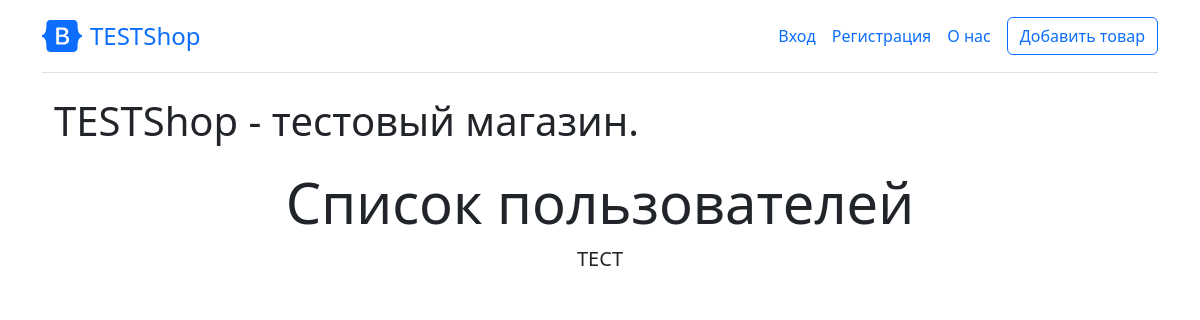
Before: /about with the older database file.
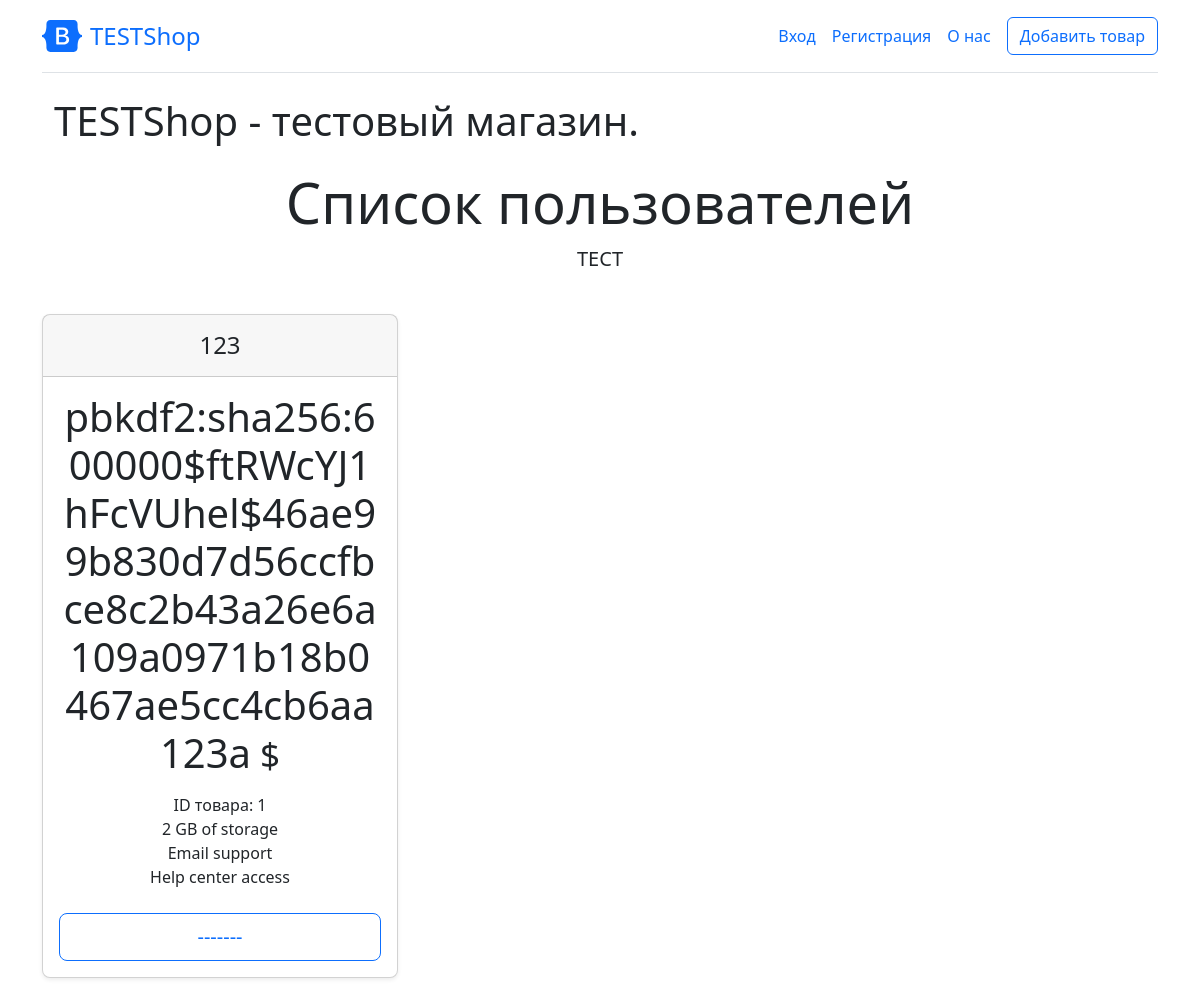
After: the same page with the newer database file.
### carcass/config.py (models this page shows)
class User(db.Model, UserMixin):
    id = db.Column(db.Integer, primary_key=True)
    login = db.Column(db.String, unique=True, nullable=False)
    password = db.Column(db.String, nullable=False)

### carcass/handlers.py (the view)
@app.route("/about")
def about():
    users = User.query.order_by(User.login).all()
    return render_template("about.html",
                           data=users)

### carcass/templates/about.html (shortened to what this page needs)
{% extends "base.html" %}
{% block body %}
<div class="container">
    <h1>TESTShop - тестовый магазин.</h1>
</div>
    <div class="pricing-header p-3 pb-md-4 mx-auto text-center">
      <h1 class="display-4 fw-normal">Список пользователей</h1>
      <p class="fs-5 text-body-secondary">ТЕСТ</p>
    </div>
    <div class="row row-cols-1 row-cols-md-3 mb-3 text-center">
        {% for el in data %}
        <div class="col">
          <div class="card mb-4 rounded-3 shadow-sm">
            <div class="card-header py-3">
              <h4 class="my-0 fw-normal">{{ el.login }}</h4>
            </div>
            <div class="card-body">
              <h1 class="card-title pricing-card-title">{{ el.password }}<small class="text-body-secondary fw-light"> $</small></h1>
              <ul class="list-unstyled mt-3 mb-4">
                <li>ID товара: {{ el.id }}</li>
                <li>2 GB of storage</li>
                <li>Email support</li>
                <li>Help center access</li>
              </ul>
            <a href="/buy/{{ el.id }}" class="w-100 btn btn-lg btn-outline-primary">-------</a>
            </div>
          </div>
        </div>
        {% endfor %}
    </div>
{% endblock %}

### carcass/templates/base.html (shortened to what this page needs)
<!DOCTYPE html>
<html lang="en">
<head>
    <link rel="stylesheet" href="https://cdn.jsdelivr.net/npm/bootstrap@5.2.3/dist/css/bootstrap.min.css">
</head>
<body>
<div class="container py-3">
  <header>
    <div class="d-flex flex-column flex-md-row align-items-center pb-3 mb-4 border-bottom">
      <a href="/" class="d-flex align-items-center link-body-emphasis text-decoration-none">
        <span class="fs-4">TESTShop</span>
      </a>
      <nav class="d-inline-flex mt-2 mt-md-0 ms-md-auto">
        <a class="me-3 py-2 link-body-emphasis text-decoration-none" href="/login">Вход</a>
        <a class="me-3 py-2 link-body-emphasis text-decoration-none" href="/register">Регистрация</a>
        <a class="me-3 py-2 link-body-emphasis text-decoration-none" href="/about">О нас</a>
      </nav>
        <a class="btn btn-outline-primary" href="/create">Добавить товар</a>
    </div>
  </header>
  {% block body %}{% endblock %}
</body>
</html>

Changed rows visible on the page:
added User: login "123", password "pbkdf2:sha256:600000$ftRWcYJ1hFcVUhel$46ae99b830d7d56ccfbce8c2b43a26e6a109a0971b18b0467ae5cc4cb6aa123a", id "1"
